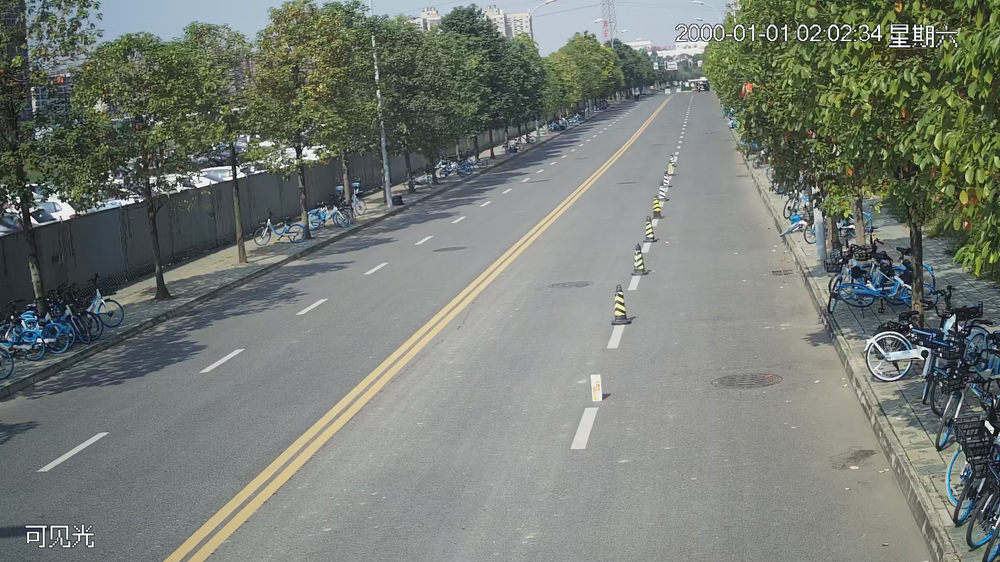
#> input picture 15432-0003.png, 1000 x 562 px, shrunk from 1920 x 1080 before the run, found by its file name
$ python diff_conv.py
#> lines starting #> are read from the running program, lines starting #| are printed output that depends on the picture; after the words box and inside, x2 and y2 are one past the last pixel; in counts of white or black regions, pixels touching at a corner belong together
import cv2
import numpy as np


# Load images as grayscale
img1 = cv2.imread('/Users/sonny_he/Desktop/opencv_learning/15432-0003.png', cv2.IMREAD_GRAYSCALE)
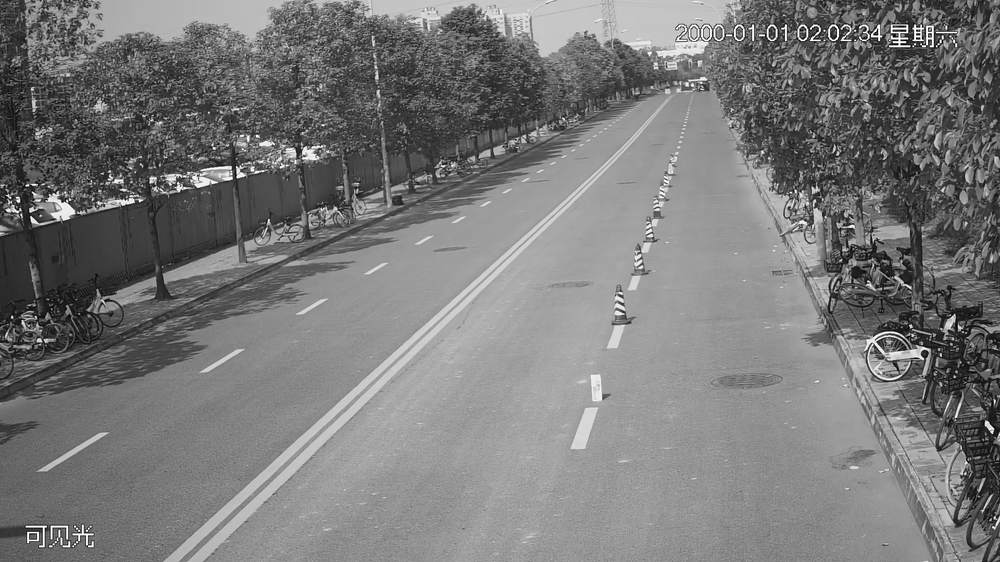
#> img1: shape (562, 1000); min 0, max 255, mean 121.4
img2 = cv2.imread('/Users/sonny_he/Desktop/opencv_learning/paosa_1.png', cv2.IMREAD_GRAYSCALE)
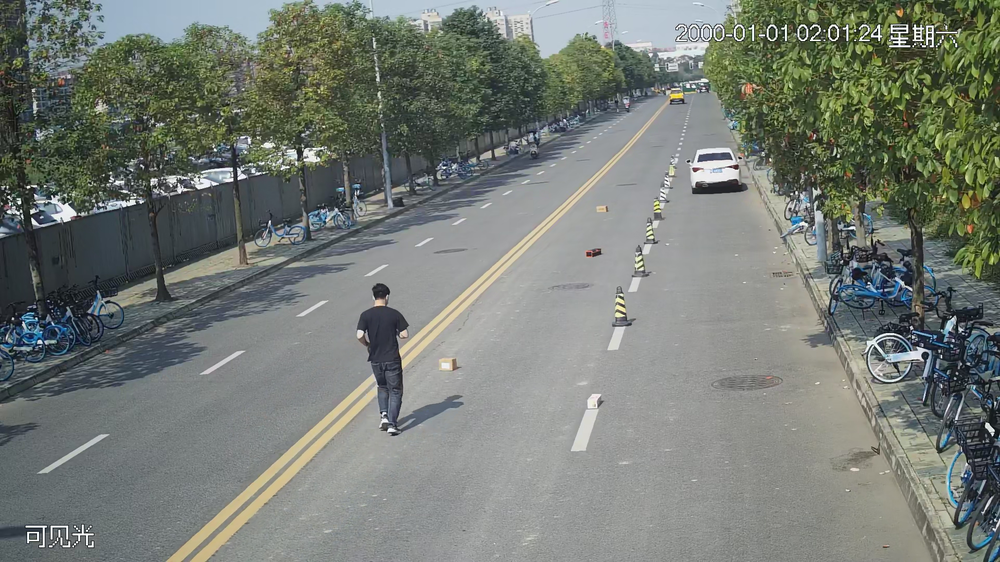
#> input picture paosa_1.png, 1000 x 562 px, shrunk from 1920 x 1080 before the run, found by its file name
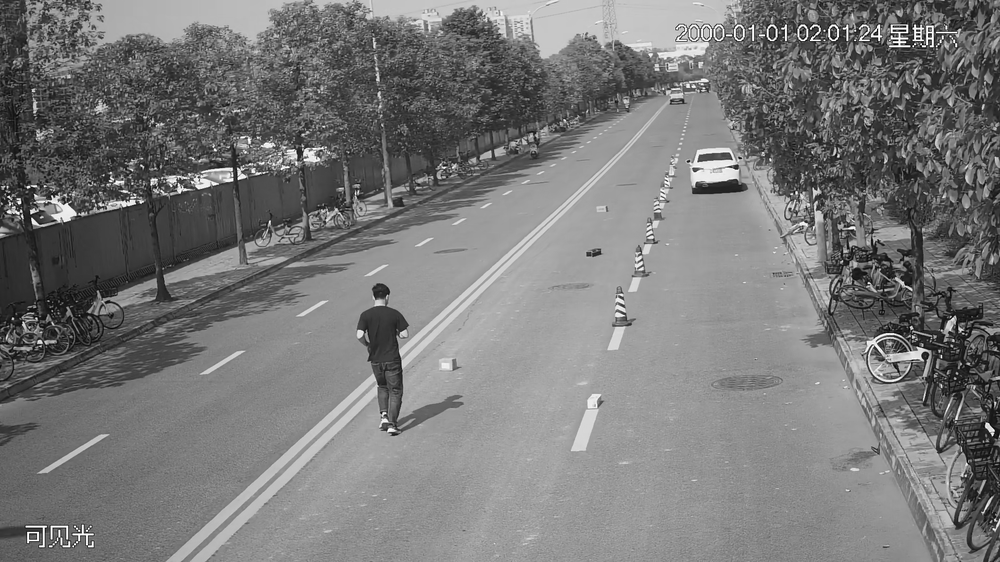
#> img2: shape (562, 1000); min 0, max 255, mean 120.7

# Define kernel for convolution
kernel = np.ones((3,3), np.float32) / 9

# Convolve images with kernel
convolved1 = cv2.filter2D(img1, -1, kernel)
convolved2 = cv2.filter2D(img2, -1, kernel)

# Compute absolute difference between convolved images
diff = cv2.absdiff(convolved1, convolved2)
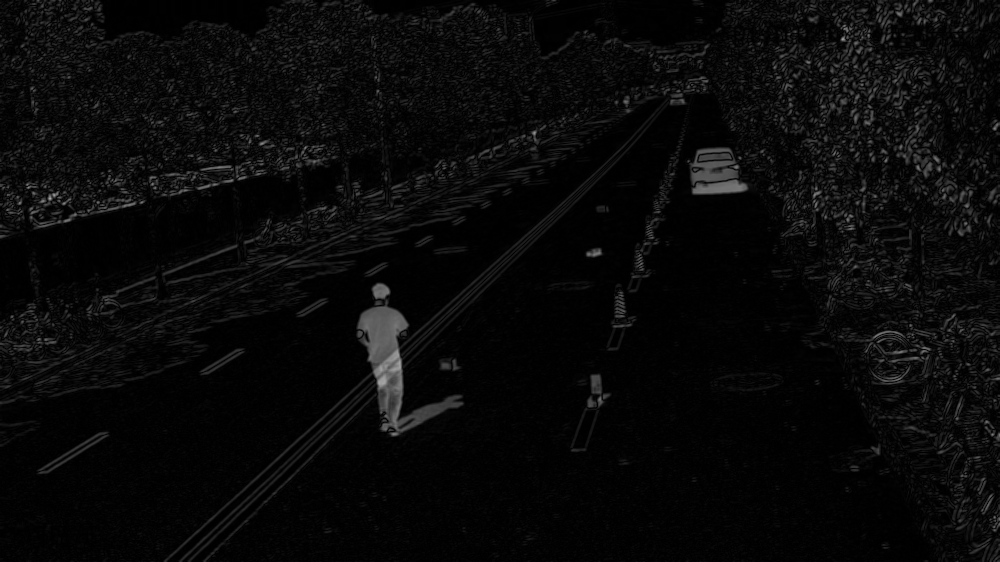
#> diff: shape (562, 1000); min 0, max 167, mean 9.3

# diff = cv2.filter2D(img2, -1, kernel)
# Apply threshold to convert to binary image
threshold_value = 50
retval, binary_image = cv2.threshold(diff, threshold_value, 255, cv2.THRESH_BINARY)
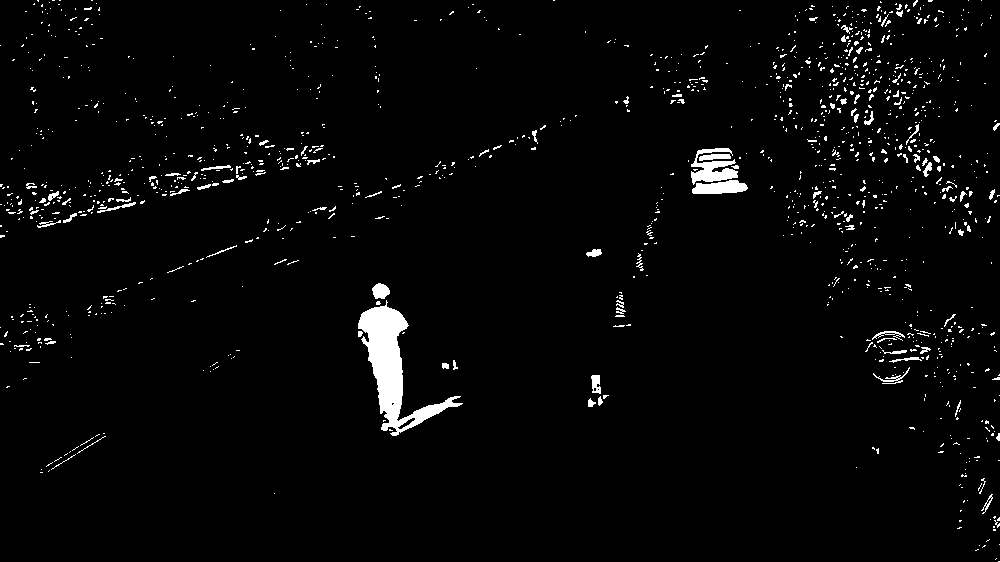
#> binary_image: shape (562, 1000); 2.7% white; 1332 white regions (1237 under 20 px), largest, box (x1, y1, x2, y2) and area: (358, 300, 463, 436) 4196, (691, 148, 738, 185) 876, (692, 180, 748, 194) 577
#> retval = 50

# Smooth image using median blur
smoothed_image = cv2.medianBlur(binary_image, 5)
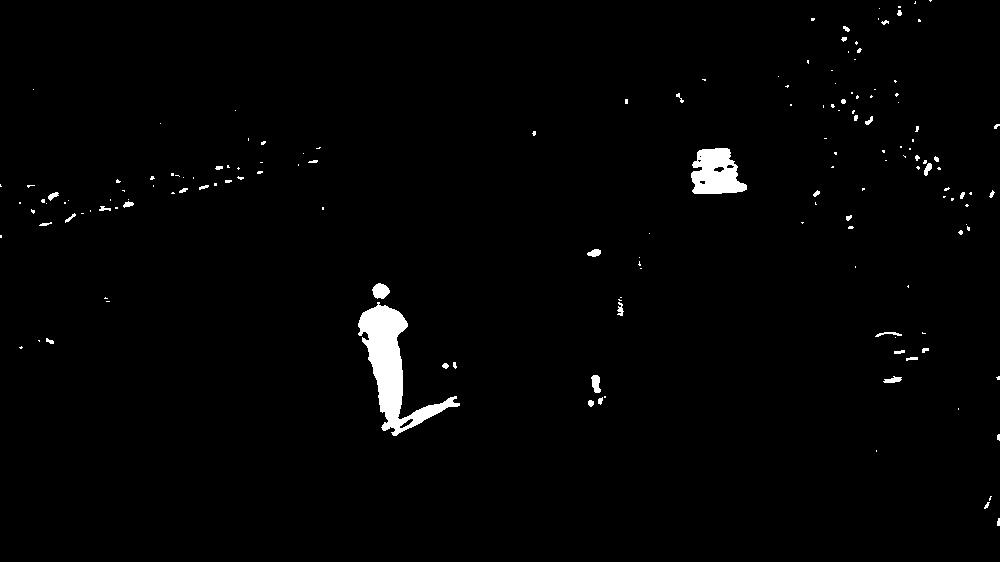
#> smoothed_image: shape (562, 1000); 1.5% white; 158 white regions (116 under 20 px), largest, box (x1, y1, x2, y2) and area: (358, 302, 460, 436) 4254, (691, 148, 747, 194) 1831, (372, 283, 390, 299) 205

# Save smoothed image
cv2.imwrite('result_diff_conv.png', smoothed_image)
